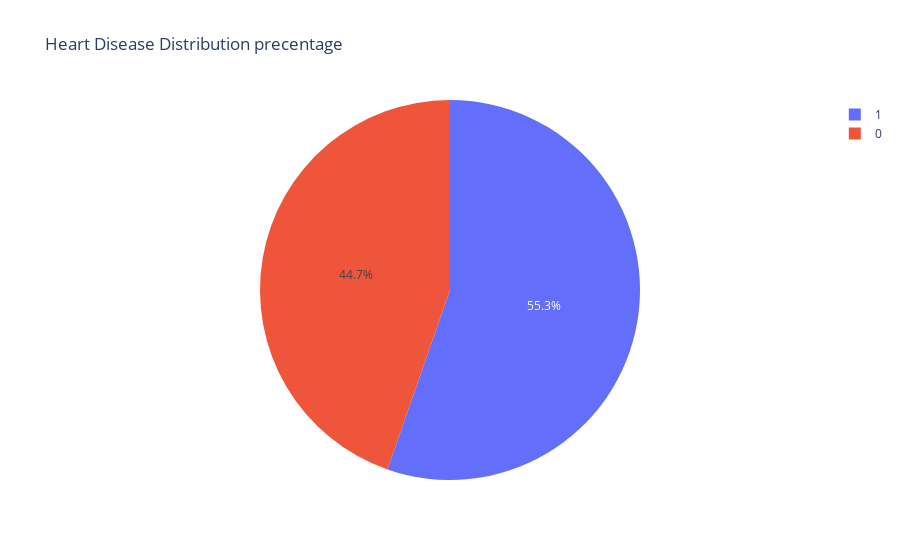

Notebook code cell kept with this figure:
### Code cell
px.pie(heartDf,names='HeartDisease',title='Heart Disease Distribution precentage')

### Figure 1 — Plotly figure (JSON) as saved in the notebook; plotly's stock layout.template omitted (floating-point values rounded to 4 significant figures; data arrays with more than 128 entries replaced by an {"elided": "..."} marker saying what was removed)
{"data": [{"domain": {"x": [0, 1], "y": [0, 1]}, "hovertemplate": "HeartDisease=%{label}<extra></extra>", "labels": {"elided": "918 int values"}, "legendgroup": "", "name": "", "showlegend": true, "type": "pie"}], "layout": {"legend": {"tracegroupgap": 0}, "title": {"text": "Heart Disease Distribution precentage"}}}
